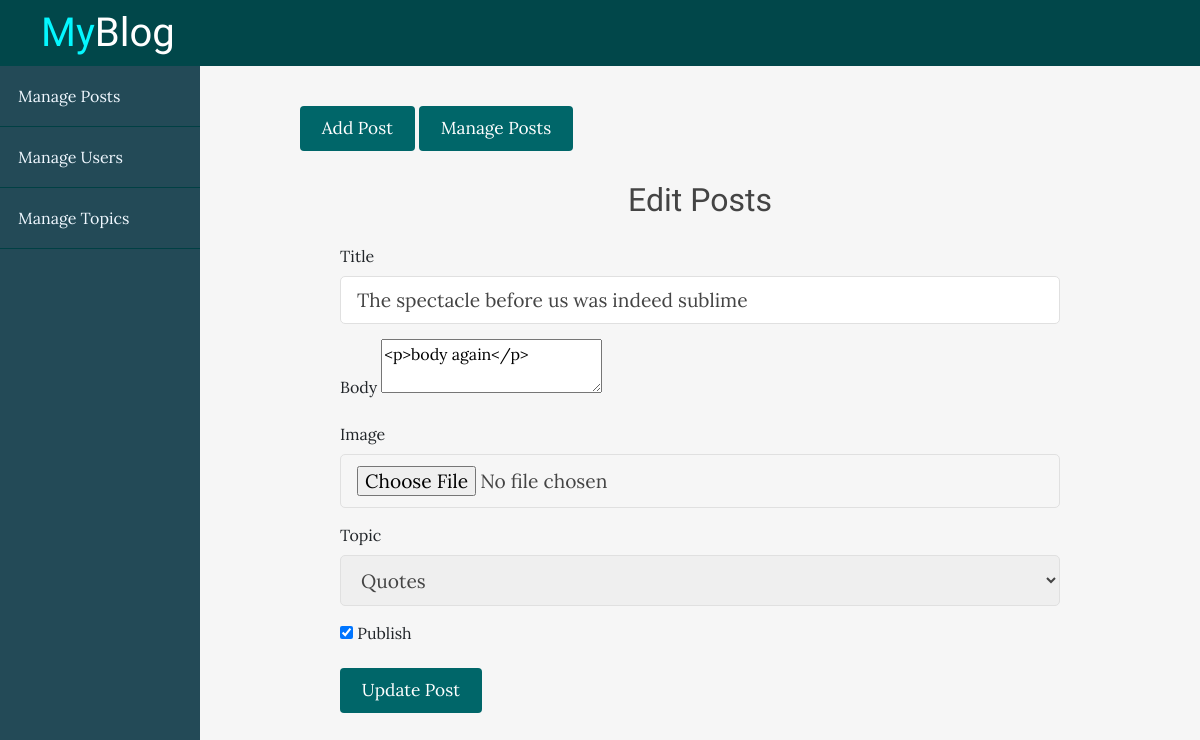
/blog/admin/posts/edit.php?id=15, run on the app's committed database.
### tables this page shows
CREATE TABLE `posts` (
  `id` int(11) NOT NULL,
  `user_id` int(11) NOT NULL,
  `topic_id` int(11) DEFAULT NULL,
  `title` varchar(255) NOT NULL,
  `image` varchar(255) NOT NULL,
  `body` text NOT NULL,
  `published` tinyint(4) NOT NULL,
  `created_at` datetime NOT NULL DEFAULT current_timestamp()
);

### blog/app/database/db.php (called while the page is built, shortened)
<?php
    require('connect.php');
    function executeQuery($sql, $data){
        global $conn;
        $stmt = $conn->prepare($sql);
        $values = array_values($data);
        $types = str_repeat('s', count($values));
        $stmt->bind_param($types, ...$values);
        $stmt->execute();
        return $stmt;
    }
    function selectAll($table, $conditions = []){
        global $conn;
        $sql = "SELECT * FROM $table";
        if(empty($conditions)){
            $stmt = $conn->prepare($sql);
            $stmt->execute();
            $records = $stmt->get_result()->fetch_all(MYSQLI_ASSOC);
            return $records;
        }
    }
    function selectOne($table, $conditions){
        $sql = "SELECT * FROM $table";
        $i = 0;
        foreach($conditions as $key => $value){
            if($i === 0){
                $sql = $sql . " WHERE $key=?";
            }else{
                $sql = $sql . " AND $key=?";
            }
            $i++;
        }
        $sql = $sql . " LIMIT 1";
        $stmt = executeQuery($sql, $conditions);
        $records = $stmt->get_result()->fetch_assoc();
        return $records;
    }
?>

### blog/app/controllers/posts.php (called while the page is built, shortened)
<?php
include(ROOT_PATH . "/app/database/db.php");
$table = 'posts';
$topics = selectAll('topics');
if(isset($_GET['id'])){
    $post = selectOne($table, ['id' => $_GET['id']]);
    $title = $post['title'];
    $body = $post['body'];
    $topic_id = $post['topic_id'];
}

### blog/admin/posts/edit.php (the view, shortened to what this page needs)
<?php include(ROOT_PATH . "/app/controllers/posts.php"); ?>
<!DOCTYPE html>
<html lang="en">
<head>
    <link rel="stylesheet" href="https://maxcdn.bootstrapcdn.com/bootstrap/4.3.1/css/bootstrap.min.css">
    <link rel="stylesheet" href="https://use.fontawesome.com/releases/v5.6.3/css/all.css">
    <link rel="stylesheet" href="../../assets/css/style.css">
    <link rel="stylesheet" href="../../assets/css/admin.css">
</head>
<body>
    <?php include(ROOT_PATH . "/app/includes/adminHeader.php"); ?>
    <div class="admin-wrapper">
        <?php include(ROOT_PATH . "/app/includes/adminSidebar.php"); ?>
        <div class="admin-content">
            <div class="button-group">
                <a href="create.php" class="btn btn-big">Add Post</a>
                <a href="index.php" class="btn btn-big">Manage Posts</a>
            </div>
            <div class="content">
                <h2 class="page-title">Edit Posts</h2>
                <form action="create.php" method="post" enctype="multipart/form-data">
                    <div>
                        <label>Title</label>
                        <input type="text" name="title" value="<?php echo $title; ?>" class="text-input">
                    </div>
                    <div>
                        <label>Body</label>
                        <textarea name="body" id="body" ><?php echo $body; ?></textarea>
                    </div>
                    <div>
                        <label>Image</label>
                        <input type="file" name="image" class="text-input">
                    </div>
                    <div>
                        <label>Topic</label>
                        <select name="topic_id" class="text-input">
                            <?php foreach ($topics as $key => $topic): ?>
                                <?php if(!empty($topic_id) && $topic_id == $topic['id']): ?>
                                    <option selected value="<?php echo $topic['id']; ?>"><?php echo $topic['name']; ?></option>
                                <?php else: ?>
                                    <option value="<?php echo $topic['id']; ?>"><?php echo $topic['name']; ?></option>
                                <?php endif; ?>
                            <?php endforeach; ?>
                        </select>
                    </div>
                    <div>
                    <?php if(empty($published) && $published == 0): ?>
                        <label>
                            <input type="checkbox" name="published">
                            Publish
                        </label>
                    <?php else: ?>
                        <label>
                            <input type="checkbox" name="published" checked>
                            Publish
                        </label>
                    <?php endif; ?>
                    </div>
                    <div>
                        <button type="submit" name="update-post" class="btn btn-big">Update Post</button>
                    </div>
                </form>
            </div>
        </div>
    </div>
</body>
</html>

### blog/assets/css/style.css (style rules this page uses)
* { box-sizing: border-box; }
html, body { height: 100%; padding: 0; margin: 0; background: #f6f6f6; font-family: 'Lora', serif; }
h1, h2, h3, h4, h5, h6 { font-family: 'Candal', serif; color: #444; margin: 5px; }
a { text-decoration: none; color: inherit; }
.btn { padding: 0.5rem 1rem; background: #006669; color: white; border: 1px solid transparent; font-size: 1.08em; font-family: 'Lora', serif; }
.btn-big { padding: 0.7rem 1.3rem; line-height: 1.3rem; }
.text-input { padding: .7rem 1rem; display: block; width: 100%; border-radius: 5px; border: 1px solid #e0e0e0; outline: none; color: #444; line-height: 1.5rem; font-size: 1.2em;; font-family: 'Lora', serif; }
.content { width: 90%; margin: 30px auto 30px; }

### blog/assets/css/admin.css (style rules this page uses)
.admin-wrapper { display: flex; height: calc(100% - 66px); }
.admin-wrapper .admin-content { flex: 8; height: 100%; padding: 40px 100px 100px; overflow-y: scroll; }
.admin-content .page-title { text-align: center; margin-bottom: 1.5rem; }
form div { margin-bottom: 15px; }

### data on the page
posts: title "The spectacle before us was indeed sublime", body "<p>body again</p>"

### other printed values
form field topic_id "Quotes"
